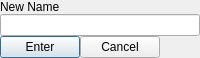
<?xml version="1.0" encoding="UTF-8"?>
<ui version="4.0">
 <class>LineEditDialogClass</class>
 <widget class="QDialog" name="LineEditDialogClass">
  <property name="geometry">
   <rect>
    <x>0</x>
    <y>0</y>
    <width>200</width>
    <height>45</height>
   </rect>
  </property>
  <property name="sizePolicy">
   <sizepolicy hsizetype="Expanding" vsizetype="Expanding">
    <horstretch>0</horstretch>
    <verstretch>0</verstretch>
   </sizepolicy>
  </property>
  <property name="maximumSize">
   <size>
    <width>1024</width>
    <height>45</height>
   </size>
  </property>
  <property name="windowTitle">
   <string>LineEditDialog</string>
  </property>
  <layout class="QVBoxLayout" name="verticalLayout">
   <property name="spacing">
    <number>0</number>
   </property>
   <property name="leftMargin">
    <number>0</number>
   </property>
   <property name="topMargin">
    <number>0</number>
   </property>
   <property name="rightMargin">
    <number>0</number>
   </property>
   <property name="bottomMargin">
    <number>0</number>
   </property>
   <item>
    <widget class="QLabel" name="Name">
     <property name="text">
      <string>New Name </string>
     </property>
    </widget>
   </item>
   <item>
    <widget class="QLineEdit" name="lineEdit"/>
   </item>
   <item>
    <widget class="QWidget" name="widget" native="true">
     <layout class="QHBoxLayout" name="horizontalLayout" stretch="0,0,1">
      <property name="spacing">
       <number>0</number>
      </property>
      <property name="leftMargin">
       <number>0</number>
      </property>
      <property name="topMargin">
       <number>0</number>
      </property>
      <property name="rightMargin">
       <number>0</number>
      </property>
      <property name="bottomMargin">
       <number>0</number>
      </property>
      <item>
       <widget class="QPushButton" name="EnterButton">
        <property name="text">
         <string>Enter</string>
        </property>
       </widget>
      </item>
      <item>
       <widget class="QPushButton" name="CancelButton">
        <property name="text">
         <string>Cancel</string>
        </property>
       </widget>
      </item>
      <item>
       <spacer name="horizontalSpacer">
        <property name="orientation">
         <enum>Qt::Horizontal</enum>
        </property>
        <property name="sizeHint" stdset="0">
         <size>
          <width>0</width>
          <height>0</height>
         </size>
        </property>
       </spacer>
      </item>
     </layout>
    </widget>
   </item>
  </layout>
 </widget>
 <layoutdefault spacing="6" margin="11"/>
 <resources/>
 <connections/>
</ui>
